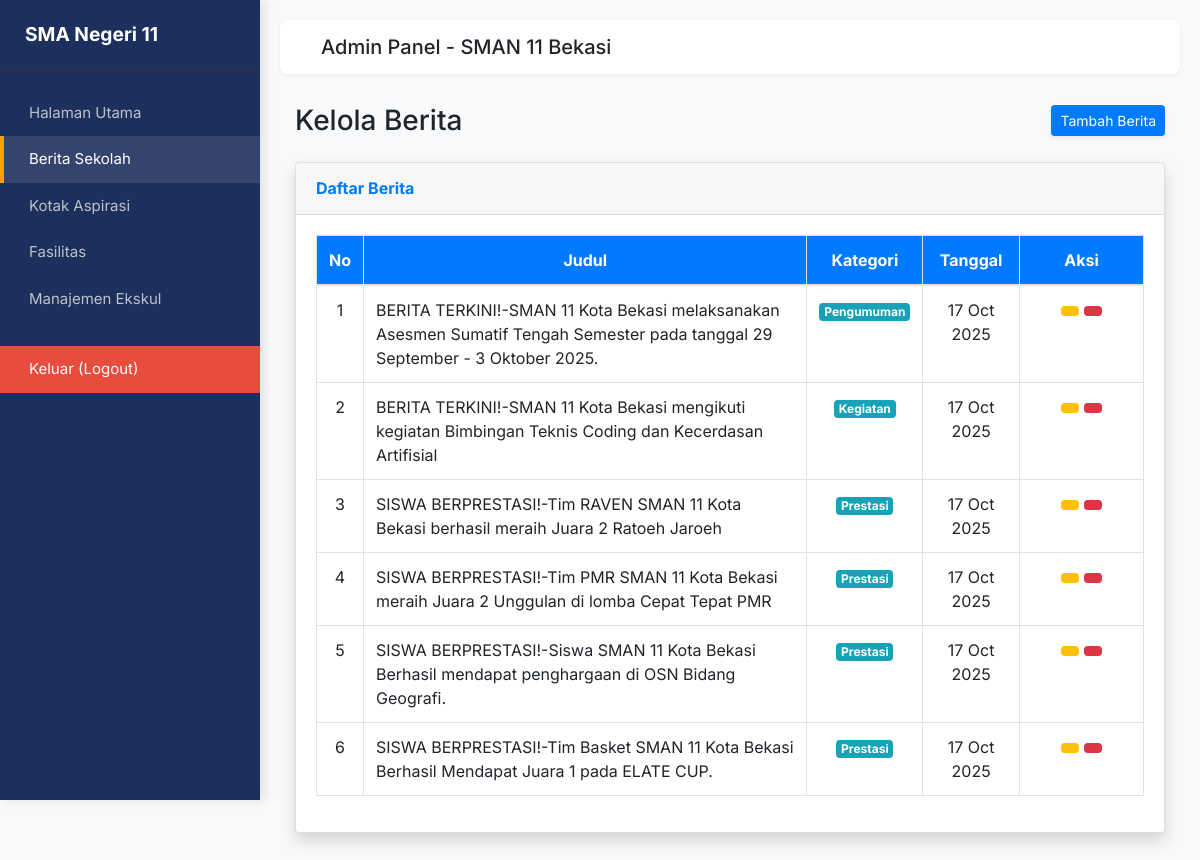
/admin/berita.php (signed in), run on the app's committed database.
### tables this page shows
CREATE TABLE `berita` (
  `id` int(11) NOT NULL,
  `judul` varchar(255) DEFAULT NULL,
  `kategori` varchar(50) DEFAULT NULL,
  `isi` text DEFAULT NULL,
  `gambar` varchar(255) DEFAULT NULL,
  `tanggal` datetime DEFAULT current_timestamp()
);

### admin/berita.php (the view, shortened to what this page needs)
<?php
include 'config.php';
include 'template/header.php';
$berita = mysqli_query($conn, "SELECT * FROM berita ORDER BY id DESC");
?>
<div class="container-fluid">
  <div class="d-sm-flex align-items-center justify-content-between mb-4">
    <h1 class="h3 mb-0 text-gray-800">Kelola Berita</h1>
    <a href="berita_add.php" class="btn btn-primary btn-sm shadow-sm">
      <i class="fas fa-plus fa-sm text-white-50"></i> Tambah Berita
    </a>
  </div>
  <div class="card shadow mb-4">
    <div class="card-header py-3">
      <h6 class="m-0 font-weight-bold text-primary">Daftar Berita</h6>
    </div>
    <div class="card-body">
      <div class="table-responsive">
        <table class="table table-bordered" width="100%" cellspacing="0">
          <thead class="bg-primary text-white">
            <tr align="center">
              <th width="5%">No</th>
              <th>Judul</th>
              <th>Kategori</th>
              <th>Tanggal</th>
              <th width="15%">Aksi</th>
            </tr>
          </thead>
          <tbody>
          <?php
          if(mysqli_num_rows($berita) > 0):
            $no = 1;
            while($b = mysqli_fetch_assoc($berita)):
          ?>
            <tr>
              <td align="center"><?= $no++; ?></td>
              <td><?= htmlspecialchars($b['judul']); ?></td>
              <td align="center">
                <span class="badge badge-info"><?= htmlspecialchars($b['kategori']); ?></span>
              </td>
              <td align="center"><?= date('d M Y', strtotime($b['tanggal'])); ?></td>
              <td align="center">
                <a href="berita_edit.php?id=<?= $b['id']; ?>" class="btn btn-sm btn-warning">
                </a>
                <a href="berita_delete.php?id=<?= $b['id']; ?>" class="btn btn-sm btn-danger"
                   onclick="return confirm('Yakin ingin menghapus berita ini?')">
                </a>
              </td>
            </tr>
          <?php
            endwhile;
          else:
          ?>
            <tr>
              <td colspan="5" align="center">Belum ada berita.</td>
            </tr>
          <?php endif; ?>
          </tbody>
        </table>
      </div>
    </div>
  </div>
</div>
<?php include 'template/footer.php'; ?>

### admin/template/header.php (style rules this page uses)
:root { --sidebar-width: 260px; --primary-color: #1d2f5d; --accent-color: #ffa200; }
body { font-family: 'Inter', sans-serif; background-color: #f8f9fa; transition: all 0.3s; }

### data on the page
berita: judul "BERITA TERKINI!-SMAN 11 Kota Bekasi melaksanakan Asesmen Sumatif Tengah Semester pada tanggal 29 September - 3 Oktober 2025.", kategori "Pengumuman", tanggal "17 Oct 2025"
berita: judul "BERITA TERKINI!-SMAN 11 Kota Bekasi mengikuti kegiatan Bimbingan Teknis Coding dan Kecerdasan Artifisial", kategori "Kegiatan", tanggal "17 Oct 2025"
berita: judul "SISWA BERPRESTASI!-Tim RAVEN SMAN 11 Kota Bekasi berhasil meraih Juara 2 Ratoeh Jaroeh", kategori "Prestasi", tanggal "17 Oct 2025"
berita: judul "SISWA BERPRESTASI!-Tim PMR SMAN 11 Kota Bekasi meraih Juara 2 Unggulan di lomba Cepat Tepat PMR", kategori "Prestasi", tanggal "17 Oct 2025"
berita: judul "SISWA BERPRESTASI!-Siswa SMAN 11 Kota Bekasi Berhasil mendapat penghargaan di OSN Bidang Geografi.", kategori "Prestasi", tanggal "17 Oct 2025"
berita: judul "SISWA BERPRESTASI!-Tim Basket SMAN 11 Kota Bekasi Berhasil Mendapat Juara 1 pada ELATE CUP.", kategori "Prestasi", tanggal "17 Oct 2025"
